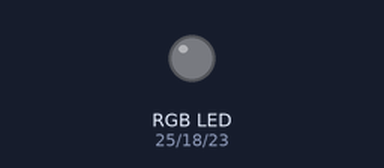
A program run on a simulated Raspberry Pi (BCM pin numbers). Shown: an RGB LED mixed from three pins (HIGH = lit).

Above: at 0.15 s.
At 1.05 s:
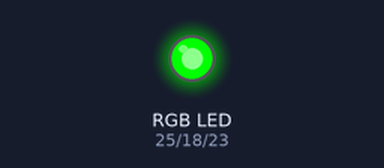
At 1.65 s:
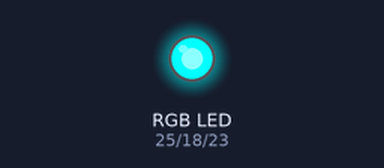
At 2.25 s:
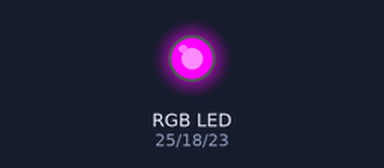
At 3.75 s:
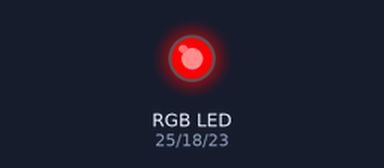
At 5.25 s:
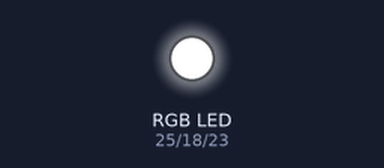
Timing chart, 0 to 5.5 s (numbered marks = the images above):
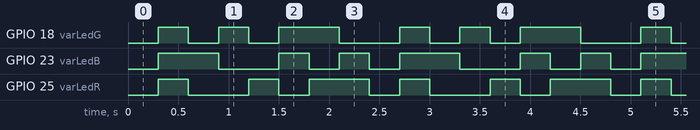

The program:

rgb.py
```python
from gpiozero import LED
from time import sleep

varLedG = LED(18) # variabele led is gelijk aan gpio-pin 18
varLedB = LED(23) # variabele led is gelijk aan gpio-pin 23
varLedR = LED(25) # variabele led is gelijk aan gpio-pin 25
delay = 0.3 #variabeleis gelijk aan 300ms

while True: #als waar
   varLedB.off() #blauw uit
   varLedG.off() #groen uit
   varLedR.off() #rood uit
   sleep(delay) #wacht 300ms
   varLedB.on() #blauw aan
   varLedG.on() #groen aan
   varLedR.on() #rood aan
   sleep(delay) #wacht 300ms
   varLedB.on() #blauw aan
   varLedG.off() #groen uit
   varLedR.off() #rood uit
   sleep(delay) #wacht 300ms
   varLedB.off() #blauw uit
   varLedG.on() #groen aan
   varLedR.off() #rood uit
   sleep(delay) #wacht 300ms
   varLedB.off() #blauw uit
   varLedG.off() #groen uit
   varLedR.on() #rood aan
   sleep(delay) #wacht 300ms
   varLedB.on() #blauw aan
   varLedG.on() #groen aan
   varLedR.off() #rood uit
   sleep(delay)#wacht 300ms
   varLedB.off() #blauw uit
   varLedG.on() #groen aan
   varLedR.on() #rood aan
   sleep(delay) #wacht 300ms
   varLedB.on() #blauw aan
   varLedG.off() #groen uit
   varLedR.on() #rood aan
   sleep(delay) #wacht 300ms
```

Measured:
- by itself, GPIO 18 (varLedG): repeats every 2.4 s: LOW 0.30 s, HIGH 0.30 s, LOW 0.30 s, HIGH 0.60 s, LOW 0.60 s, HIGH 0.30 s
- by itself, GPIO 23 (varLedB): repeats every 2.4 s: LOW 0.60 s, 2 × (HIGH 0.30 s, LOW 0.30 s), HIGH 0.60 s
- by itself, GPIO 25 (varLedR): repeats every 2.4 s: LOW 0.60 s, HIGH 0.30 s, LOW 0.30 s, HIGH 0.60 s, LOW 0.30 s, HIGH 0.30 s
